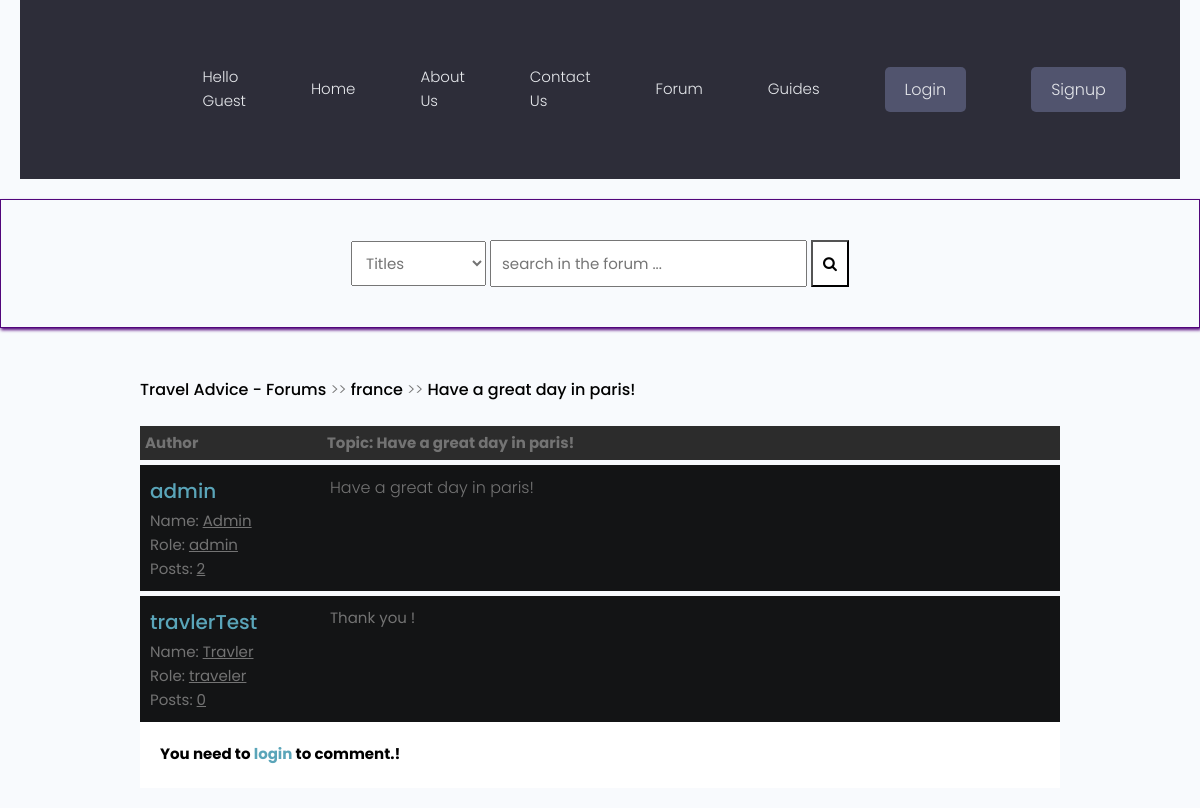
The page /forum/detail/have-a-great-day-in-paris/ on the database its author committed.
### forum/models.py (models this page shows, shortened)
class Post(models.Model):
    title = models.CharField(max_length=400,unique=True)
    slug = models.SlugField(max_length=400, unique=True, blank=True)
    user = models.ForeignKey(Author, on_delete=models.CASCADE) #frame key of the author
    content = HTMLField()
    categories = models.ForeignKey(Category, on_delete=models.SET_NULL, null=True)
    date = models.DateTimeField(auto_now_add=True)
    tags = TaggableManager() #imported from taggit.managers
    comments = models.ManyToManyField(Comment, blank=True)
    closed = models.BooleanField(default=False)
    def get_url(self):
        return reverse("detail", kwargs={
            "slug":self.slug
        })

class Category(models.Model):
    title = models.CharField(max_length=50)
    slug = models.SlugField(max_length=400, unique=True, blank=True)
    description = models.TextField(default="description")
    category_image = models.ImageField(
        null=True, blank=True, upload_to='flags/', default= "flags/flag-default.png")
    class Meta:
        verbose_name_plural = "categories"
    def __str__(self):
        return self.title
    def get_url(self):
        return reverse("posts", kwargs={ #imported from django.shortcuts
            "slug": self.slug
        })

class Author(models.Model):
    user = models.ForeignKey(User, on_delete=models.CASCADE)
    fullname = models.CharField(max_length=40, blank=True,unique=True)
    slug = models.SlugField(max_length=400, unique=True, blank=True) # imported from django.utils.text
    bio = HTMLField() #desctription of the user imported the field from tinymce.models
    @property
    def num_posts(self):
        return Post.objects.filter(user=self).count()
    @property
    def user_name(self):
        return self.user
    @property
    def user_group(self):
        return (self.user).groups.all()[0].name
    @property
    def user_profile(self):
        return self.user.profile.id

class Comment(models.Model):
    user = models.ForeignKey(Author, on_delete=models.CASCADE)
    content = models.TextField()
    date = models.DateTimeField(auto_now_add=True)

### forum/views.py (the view)
# urls.py: path("detail/<slug>/", detail, name="detail"),
def detail(request, slug):
    post = get_object_or_404(Post, slug=slug)
    if request.user.is_authenticated:
        author = Author.objects.get(user=request.user)
    if "comment-form" in request.POST:
        comment = request.POST.get("comment")
        new_comment, created = Comment.objects.get_or_create(user=author, content=comment)
        post.comments.add(new_comment.id)
    context = {
        "post":post,
        "title": post.title,
    }
    return render(request,'forum/detail.html', context)

### forum/context_processors.py (called while the page is built, shortened)
def searchFunction(request):
    search_context = {}
    posts = Post.objects.all()
    return search_context

### forum/templates/forum/detail.html (shortened to what this page needs)
{% extends 'forumsbase.html' %}
{% block content %}
    <div class="container">
        <div class="navigate">
            <span><a href="{% url 'forumhome' %}">Travel Advice - Forums</a> >> <a href="{{post.categories.get_url}}">{{post.categories}}</a> >> <a href="{{post.get_url}}">{{post.title}}</a></span>
        </div>
        <div class="topic-container">
            <div class="head">
                <div class="authors">Author</div>
                <div class="content">Topic: {{post.title}} </div>
            </div>
            <div class="body">
                <div class="authors">
                    <div class="username"><a href="{% url  'guide-profile' post.user.user_profile %}">{{post.user.user_name}}</a></div>
                    <div>Name: <u>{{post.user.fullname|title}}</u> </div>
                    <div>Role: <u>{{post.user.user_group}}</u> </div>
                    <div>Posts: <u>{{post.user.num_posts}}</u></div>
                </div>
                <div class="content">
                    {{post.content|safe}}
                    <br>
                </div>
            </div>
        </div>
        {% for comment in post.comments.all %}
        <div class="comments-container">
            <div class="body">
                <div class="authors">
                    <div class="username"><a href="{% url  'guide-profile' comment.user.user_profile %}">{{comment.user.user_name}}</a></div>
                    <div>Name: <u>{{comment.user.fullname|title}}</u> </div>
                    <div>Role: <u>{{comment.user.user_group}}</u> </div>
                    <div>Posts: <u>{{comment.user.num_posts}}</u></div>
                </div>
                <div class="content">
                    {{comment.content}}
                    <br>
                </div>
            </div>
        </div>
        {% endfor %}
        {% if post.closed == True %}
        <div style="background-color:#fff;color:#000;font-weight:bolder;padding:20px;width:100%;"> This Topic Is Closed! </div>
        {% else %}
        {% if request.user.is_authenticated %}
        <form action="." method="post">
            {% csrf_token %}
            <div class="comment-area " id="comment-area">
                <textarea name="comment" id="" placeholder="comment here ... "></textarea>
                <input type="submit" value="submit" name="comment-form">
            </div>
        </form>
        {% else %}
<div style="background-color:#fff;color:#000;font-weight:bolder;padding:20px;width:100%;"> You need to <a href="{% url 'signin' %}"><b>login</b></a> to comment.! </div>
        {% endif %}
        {% endif %}
    </div>
     {% endblock content %}

### static/styles/style.css (style rules this page uses)
* { box-sizing: border-box; }
html { font-size: 14px; font-family: 'Titillium Web', sans-serif; background-color:rgb(0,0,0); color:#FEFEFE; }
a { color:#FF0042; font-weight: bolder; text-decoration: none; }
.container { margin: 20px; padding: 20px; }
.navigate { margin-block: 20px; font-weight: lighter; font-size: 24px; }
.navigate a { color: #000; }
.head { display: flex; background-color: #2C2C2C; padding: 5px; font-weight: bold; font-size: 15px; }
.authors { flex: 20%; }
.content { flex: 80%; }
.body { display: flex; background-color: #131415; padding: 10px; margin-top: 5px; }
.body .authors .username { font-size: 20px; }

### static/styles/app.css (style rules this page uses)
:root { --color-sub: #2d2d39; }

### static/uikit/styles/modules/_variables.css (style rules this page uses)
:root { --color-main: #5aa5b9; --color-main-light: #e6faff; --color-sub: #3f4156; --color-sub-light: #51546e; --color-sub-lighter: #ededfd; --color-text: #737373; --color-gray: #8b8b8b; --color-light: #e5e7eb; --color-light-gray: #767676; --color-bg: #f8fafd; --color-white: #fffefd; --color-white-light: #f3f3f3; --color-success: #359e64; --color-success-bg: #def8e8; --color-error: #fc4b0b; --color-error-bg: #fff2ee; --font-base: 'Poppins', arial, helvetica, 'Segoe UI', roboto, ubuntu, sans-serif; --font-monospace: 'Fira Code', 'Courier New', courier, monospace; --font-regular: 300; --font-medium: 500; --font-bold: 700; --generic-shadow: 1px 1px 5px #00000010; --generic-transition: all 0.3s ease-in-out; }

### static/uikit/styles/modules/_base.css (style rules this page uses)
* { margin: 0; padding: 0; box-sizing: border-box; text-rendering: optimizeLegibility; color: inherit; font-size: inherit; }
html { font-size: 50%; }
@media only screen and (min-width: 480px) { html { font-size: 56.25%; } }
@media only screen and (min-width: 1200px) { html { font-size: 62.5%; } }
body { line-height: 1.6; font-weight: 400; font-size: 1.5rem; color: var(--color-text); background-color: var(--color-bg); min-height: 100vh; }

### static/uikit/styles/modules/_typography.css (style rules this page uses)
* { font-family: var(--font-base); }
p, span, strong { font-size: 1.6rem; color: var(--color-text); font-weight: var(--font-regular); }
a { padding-bottom: 2px; text-decoration: none; display: inline-block; color: var(--color-main); font-weight: var(--font-medium); }

### static/uikit/styles/modules/_utilities.css (style rules this page uses)
.container { width: 92%; max-width: 165rem; margin: 0 auto; box-sizing: border-box; }
@media screen and (min-width: 1000px) { .container { width: 90%; } }
@media screen and (min-width: 1200px) { .container { width: 80%; } }

### rows shown on the page
Post: categories "france", title "Have a great day in paris!", user.user_name "admin", user.fullname "Admin", user.user_group "admin", user.num_posts "2", content "Have a great day in paris!"
Comment: user.user_name "travlerTest", user.fullname "Travler", user.user_group "traveler", user.num_posts "0", content "Thank you !"
